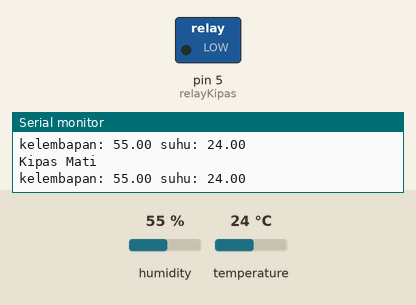
Bench run of a sketch on a simulated Arduino Uno, built with avr-gcc and run on an emulated ATmega328P. Parts: switched loads named in the sketch (green lamp = pin HIGH), the last lines printed to the serial monitor. The test bench sets the inputs (shaded band); at power-on: temperature 24 °C, humidity 55 %.

Above: at 2.8 s.
2.9 s: temperature set to 29 °C
9.0 s: temperature set to 32 °C
At 11.4 s:
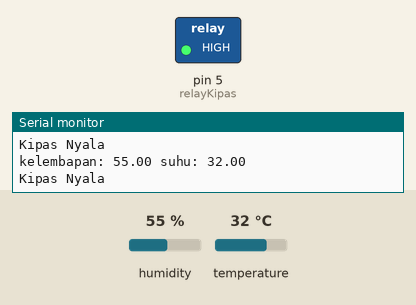
Timing chart, 0 to 12.9 s (numbered marks = the images above; inputs shaded):
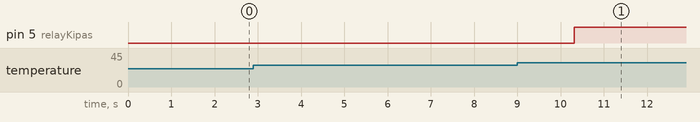

Measured:
- the behaviour switches between 30 and 31 °C on temperature (found by bisection; images 0 and 1)
- after the input at 9.0 s, pin 5 (relayKipas): LOW → HIGH after 1.3 s

The sketch:

DHT11.ino
```cpp
#include <DHT.h> //import library dht untuk dapat menggunakan sensor dht
int relayKipas = 5; //pin input relay yg dihubungkan ke pin 5 arduino
DHT dht(7, DHT11);  //pin out dht11 yg dihubungkan ke pin 7 arduino, Jenis DHT yg digunakan adalah DHT11

void setup() {
  pinMode(relayKipas, OUTPUT); //setting relayKipas sebagai output
  Serial.begin(9600); //komunikasi pada serial monitor
  dht.begin(); //untuk memulai pembacaan sensor dht
}

void loop() {

  float kelembapan = dht.readHumidity(); //membaca kelembapan
  float suhu = dht.readTemperature(); //membaca suhu

  Serial.print("kelembapan: ");
  Serial.print(kelembapan);
  Serial.print(" ");
  Serial.print("suhu: ");
  Serial.println(suhu);

  if(suhu > 30){ //jika suhu lebih dari 30 derajat
    digitalWrite(relayKipas, HIGH); //membuat kipas nyala
    Serial.println("Kipas Nyala");
  }else{ //30 derajat atau dibawah
    digitalWrite(relayKipas, LOW); //membuat kipas mati
    Serial.println("Kipas Mati");
  }

}
```
